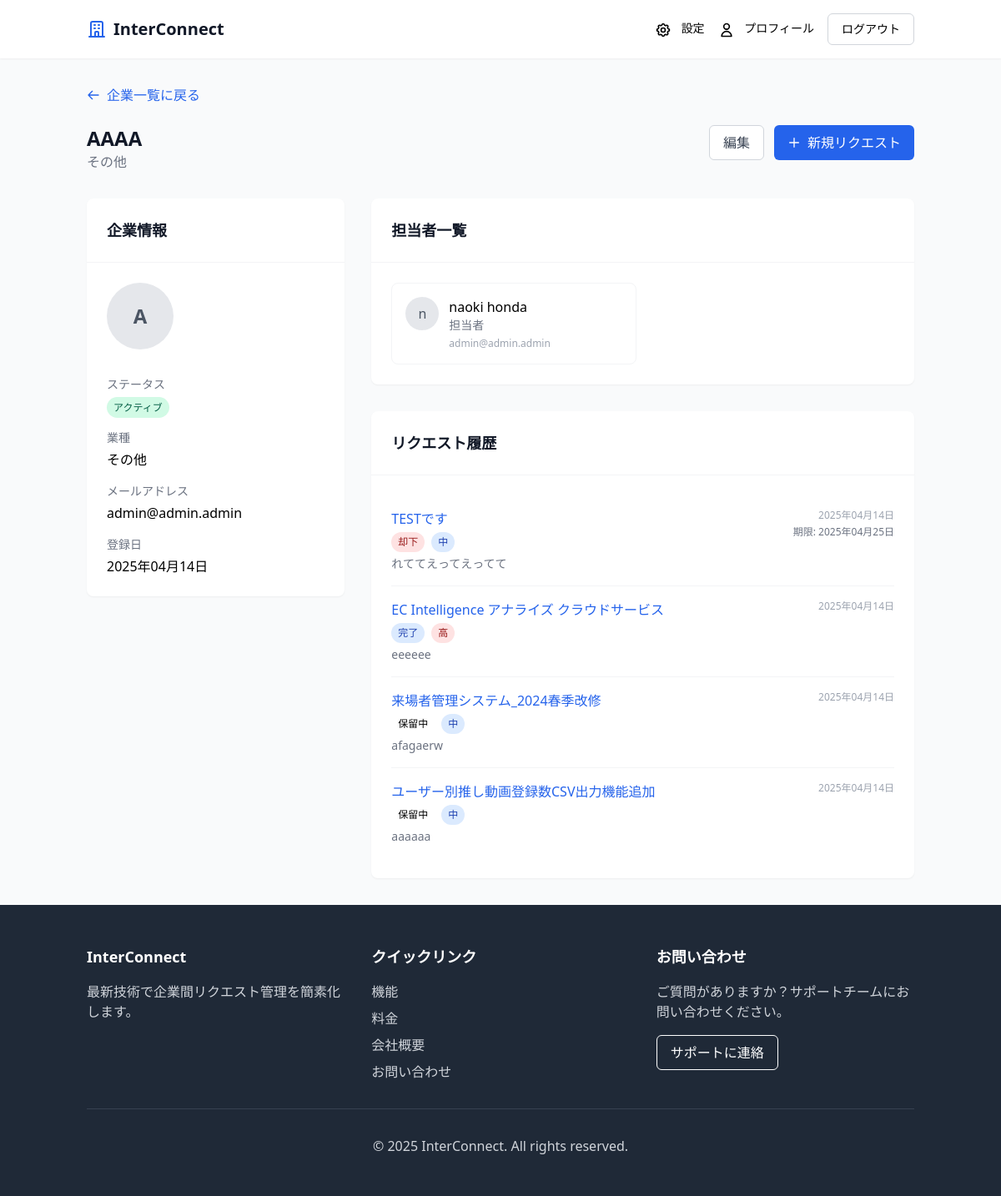
Before: /companies/1/ (signed in) with the older database file.
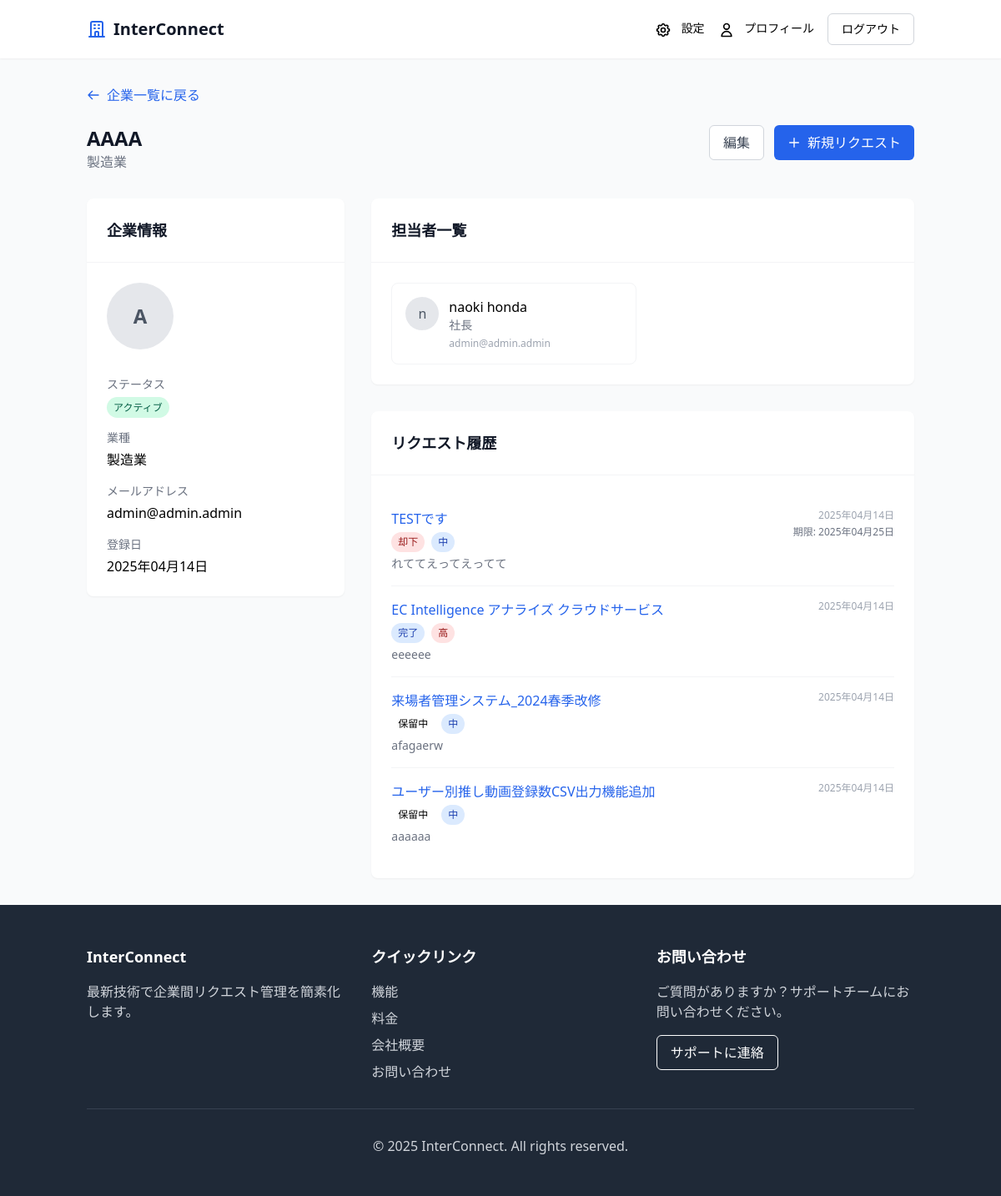
After: the same page with the newer database file.
### core/models.py (models this page shows, shortened)
class Company(models.Model):
    name = models.CharField(max_length=100)
    industry = models.CharField(max_length=100)
    email = models.EmailField()
    phone = models.CharField(max_length=20, blank=True)
    address = models.TextField(blank=True)
    status = models.CharField(max_length=20, choices=(
        ('active', 'アクティブ'),
        ('inactive', '非アクティブ'),
        ('pending', '保留中'),
    ), default='active')
    created_at = models.DateTimeField(auto_now_add=True)
    updated_at = models.DateTimeField(auto_now=True)

class User(AbstractUser):
    company = models.ForeignKey('Company', on_delete=models.CASCADE, related_name='employees', null=True)
    role = models.CharField(max_length=100, blank=True)

### core/views.py (the view)
# urls.py: path('companies/<int:pk>/', views.company_detail, name='company_detail'),
@login_required
def company_detail(request, pk):
    company = get_object_or_404(Company, pk=pk)
    user = request.user
    connected_companies = Company.objects.filter(
        Q(sent_requests__receiver_company=user.company) |
        Q(received_requests__sender_company=user.company)
    ).distinct()
    if company not in connected_companies and company != user.company:
        messages.error(request, "この企業の詳細を閲覧する権限がありません。")
        return redirect('dashboard')
    contacts = User.objects.filter(company=company)
    requests = Request.objects.filter(
        Q(sender_company=company) | Q(receiver_company=company)
    ).order_by('-created_at')
    paginator = Paginator(requests, 5)  # 1ページあたり5件
    page = request.GET.get('page', 1)
    try:
        requests = paginator.page(page)
    except PageNotAnInteger:
        requests = paginator.page(1)
    except EmptyPage:
        requests = paginator.page(paginator.num_pages)
    context = {
        'company': company,
        'contacts': contacts,
        'requests': requests,
    }
    return render(request, 'companies/detail.html', context)

### core/templates/companies/detail.html (shortened to what the changed rows need)
{% extends 'base.html' %}
{% block content %}
<div class="flex justify-between items-start mb-8">
    <div>
        <h2 class="text-2xl font-bold text-gray-900">{{ company.name }}</h2>
        <p class="text-gray-500">{{ company.industry }}</p>
    </div>
</div>
<div class="grid md:grid-cols-3 gap-8">
    <div class="md:col-span-1">
        <div class="bg-white rounded-lg shadow-sm">
            <div class="p-6">
                <div class="mb-8">
                    <div class="w-20 h-20 rounded-full bg-gray-200 flex items-center justify-center text-gray-600 text-2xl font-semibold">
                        {{ company.name.0 }}
                    </div>
                </div>
                <div class="space-y-4">
                    <div>
                        <p class="text-sm text-gray-500 mb-1">業種</p>
                        <p>{{ company.industry }}</p>
                    </div>
                    <div>
                        <p class="text-sm text-gray-500 mb-1">メールアドレス</p>
                        <p>{{ company.email }}</p>
                    </div>
                    <div>
                        <p class="text-sm text-gray-500 mb-1">登録日</p>
                        <p>{{ company.created_at|date:"Y年m月d日" }}</p>
                    </div>
                </div>
            </div>
        </div>
    </div>
    <div class="md:col-span-2">
        <div class="bg-white rounded-lg shadow-sm mb-8">
            <div class="p-6">
                {% if contacts %}
                <div class="grid grid-cols-1 md:grid-cols-2 gap-4">
                    {% for contact in contacts %}
                    <div class="flex items-start p-4 border border-gray-100 rounded-lg hover:bg-gray-50">
                        <div class="w-10 h-10 rounded-full bg-gray-200 flex items-center justify-center text-gray-600 font-medium mr-3">
                            {{ contact.first_name.0|default:contact.username.0 }}
                        </div>
                        <div>
                            <p class="font-medium">{{ contact.get_full_name|default:contact.username }}</p>
                            <p class="text-sm text-gray-500">{{ contact.role|default:"担当者" }}</p>
                            <p class="text-xs text-gray-400 mt-1">{{ contact.email }}</p>
                        </div>
                    </div>
                    {% endfor %}
                </div>
                {% else %}
                <p class="text-center text-gray-500 py-6">担当者情報はありません</p>
                {% endif %}
            </div>
        </div>
    </div>
</div>
{% endblock %}

Changed rows visible on the page:
changed Company "AAAA": industry "その他" → "製造業"
changed User "naoki honda": role "担当者" → "社長"
